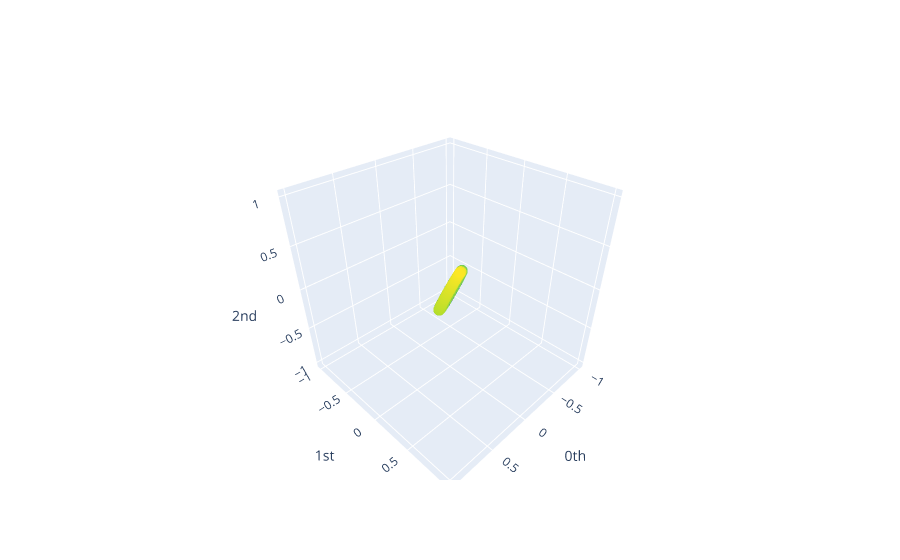

Notebook code cell kept with this figure:
### Code cell
plot_point_cloud(y_periodic_embedded)

### Figure 1 — Plotly figure (JSON) as saved in the notebook; plotly's stock layout.template omitted (floating-point values rounded to 4 significant figures; data arrays with more than 128 entries replaced by an {"elided": "..."} marker saying what was removed)
{"data": [{"marker": {"color": {"elided": "198 int values"}, "colorscale": [[0, "#440154"], [0.1111, "#482878"], [0.2222, "#3e4989"], [0.3333, "#31688e"], [0.4444, "#26828e"], [0.5556, "#1f9e89"], [0.6667, "#35b779"], [0.7778, "#6ece58"], [0.8889, "#b5de2b"], [1, "#fde725"]], "opacity": 0.8, "size": 4}, "mode": "markers", "type": "scatter3d", "x": {"elided": "198 float values"}, "y": {"elided": "198 float values"}, "z": {"elided": "198 float values"}}], "layout": {"scene": {"xaxis": {"exponentformat": "e", "showexponent": "all", "title": {"text": "0th"}, "type": "linear"}, "yaxis": {"exponentformat": "e", "showexponent": "all", "title": {"text": "1st"}, "type": "linear"}, "zaxis": {"exponentformat": "e", "showexponent": "all", "title": {"text": "2nd"}, "type": "linear"}}}}
